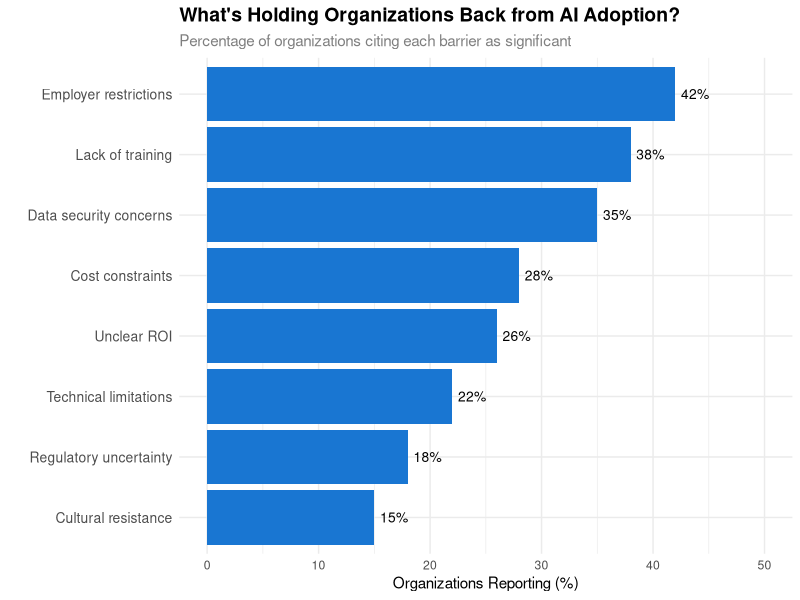
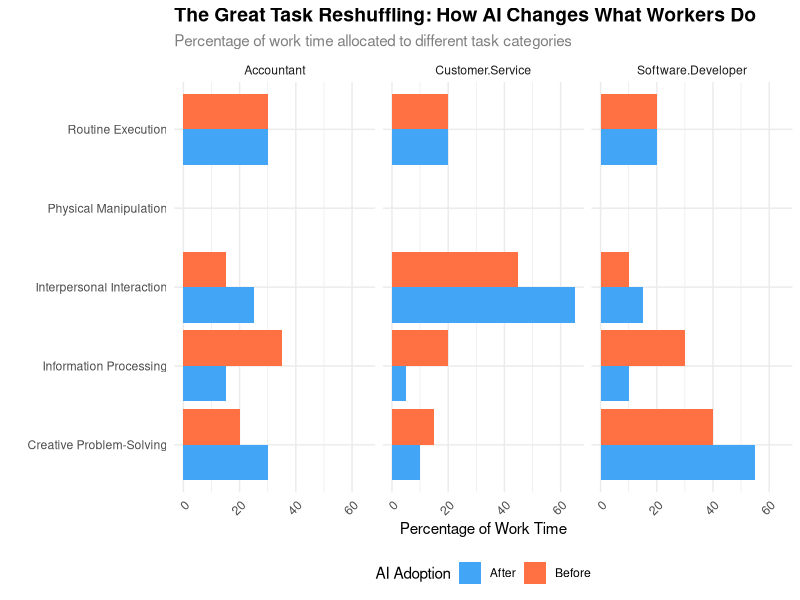

The R script that drew these images, in order:
## ---- chunk 1
#| label: fig-adoption-barriers
#| fig-cap: "Barriers to AI Adoption in the Workplace"
#| echo: false
#| message: false
#| warning: false

library(ggplot2)

barriers_data <- data.frame(
  Barrier = c("Employer restrictions", "Lack of training", "Data security concerns", 
              "Cost constraints", "Unclear ROI", "Technical limitations",
              "Regulatory uncertainty", "Cultural resistance"),
  Percentage = c(42, 38, 35, 28, 26, 22, 18, 15)
)

barriers_data$Barrier <- factor(barriers_data$Barrier, 
                                levels = barriers_data$Barrier[order(barriers_data$Percentage)])

ggplot(barriers_data, aes(x = Percentage, y = Barrier)) +
  geom_bar(stat = "identity", fill = "#1976D2") +
  geom_text(aes(label = paste0(Percentage, "%")), hjust = -0.2, size = 3.5) +
  labs(
    title = "What's Holding Organizations Back from AI Adoption?",
    subtitle = "Percentage of organizations citing each barrier as significant",
    x = "Organizations Reporting (%)",
    y = ""
  ) +
  theme_minimal() +
  theme(
    plot.title = element_text(size = 14, face = "bold"),
    plot.subtitle = element_text(size = 11, color = "gray50"),
    axis.text.y = element_text(size = 10)
  ) +
  xlim(0, 50)
## ---- chunk 2
#| label: fig-task-reweighting
#| fig-cap: "Task Composition Changes in Representative Occupations"
#| echo: false
#| message: false
#| warning: false

library(ggplot2)
library(reshape2)

# Create task composition data
task_data <- data.frame(
  Task = c("Information Processing", "Creative Problem-Solving", 
           "Interpersonal Interaction", "Physical Manipulation", "Routine Execution"),
  `Software Developer_Before` = c(30, 40, 10, 0, 20),
  `Software Developer_After` = c(10, 55, 15, 0, 20),
  `Customer Service_Before` = c(20, 15, 45, 0, 20),
  `Customer Service_After` = c(5, 10, 65, 0, 20),
  `Accountant_Before` = c(35, 20, 15, 0, 30),
  `Accountant_After` = c(15, 30, 25, 0, 30)
)

# Reshape data for plotting
task_long <- melt(task_data, id.vars = "Task", variable.name = "Occupation_Time", value.name = "Percentage")
task_long$Occupation <- gsub("_.*", "", task_long$Occupation_Time)
task_long$Time <- gsub(".*_", "", task_long$Occupation_Time)

# Create grouped bar chart
ggplot(task_long, aes(x = Task, y = Percentage, fill = Time)) +
  geom_bar(stat = "identity", position = "dodge") +
  facet_wrap(~ Occupation, ncol = 3) +
  scale_fill_manual(values = c("Before" = "#FF7043", "After" = "#42A5F5")) +
  labs(
    title = "The Great Task Reshuffling: How AI Changes What Workers Do",
    subtitle = "Percentage of work time allocated to different task categories",
    x = "",
    y = "Percentage of Work Time",
    fill = "AI Adoption"
  ) +
  theme_minimal() +
  theme(
    plot.title = element_text(size = 14, face = "bold"),
    plot.subtitle = element_text(size = 11, color = "gray50"),
    axis.text.x = element_text(angle = 45, hjust = 1, size = 9),
    legend.position = "bottom"
  ) +
  coord_flip()
